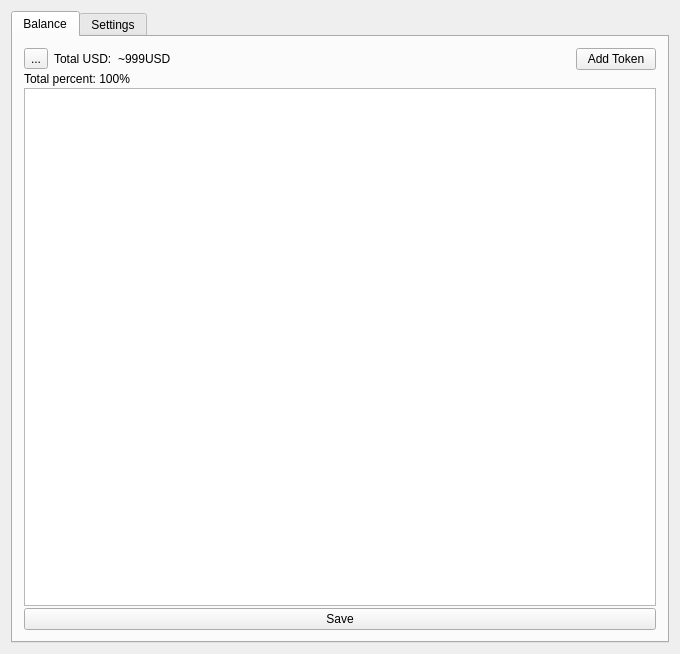
<?xml version="1.0" encoding="UTF-8"?>
<ui version="4.0">
 <class>BBTMainWindow</class>
 <widget class="QMainWindow" name="BBTMainWindow">
  <property name="geometry">
   <rect>
    <x>0</x>
    <y>0</y>
    <width>680</width>
    <height>654</height>
   </rect>
  </property>
  <property name="windowTitle">
   <string>Bybit Balance Tool</string>
  </property>
  <widget class="QWidget" name="centralwidget">
   <layout class="QVBoxLayout" name="verticalLayout">
    <item>
     <widget class="QTabWidget" name="tabs">
      <property name="tabPosition">
       <enum>QTabWidget::North</enum>
      </property>
      <property name="tabShape">
       <enum>QTabWidget::Rounded</enum>
      </property>
      <property name="currentIndex">
       <number>0</number>
      </property>
      <property name="usesScrollButtons">
       <bool>true</bool>
      </property>
      <widget class="QWidget" name="tab_balance">
       <attribute name="title">
        <string>Balance</string>
       </attribute>
       <layout class="QVBoxLayout" name="verticalLayout_2">
        <property name="spacing">
         <number>2</number>
        </property>
        <item>
         <layout class="QHBoxLayout" name="horizontalLayout">
          <item>
           <widget class="QToolButton" name="btn_refresh">
            <property name="text">
             <string>...</string>
            </property>
            <property name="icon">
             <iconset>
              <normaloff>../src/refresh.png</normaloff>../src/refresh.png</iconset>
            </property>
           </widget>
          </item>
          <item>
           <widget class="QLabel" name="label_7">
            <property name="text">
             <string>Total USD:</string>
            </property>
           </widget>
          </item>
          <item>
           <widget class="QLabel" name="lbl_total_usd">
            <property name="text">
             <string>~999USD</string>
            </property>
           </widget>
          </item>
          <item>
           <spacer name="horizontalSpacer">
            <property name="orientation">
             <enum>Qt::Horizontal</enum>
            </property>
            <property name="sizeHint" stdset="0">
             <size>
              <width>40</width>
              <height>20</height>
             </size>
            </property>
           </spacer>
          </item>
          <item>
           <widget class="QPushButton" name="btn_add_token">
            <property name="text">
             <string>Add Token</string>
            </property>
           </widget>
          </item>
         </layout>
        </item>
        <item>
         <widget class="QLabel" name="lbl_total_percent">
          <property name="maximumSize">
           <size>
            <width>16777215</width>
            <height>15</height>
           </size>
          </property>
          <property name="text">
           <string>Total percent: 100%</string>
          </property>
         </widget>
        </item>
        <item>
         <widget class="QListWidget" name="listWidget">
          <property name="selectionMode">
           <enum>QAbstractItemView::NoSelection</enum>
          </property>
         </widget>
        </item>
        <item>
         <widget class="QPushButton" name="btn_save">
          <property name="text">
           <string>Save</string>
          </property>
         </widget>
        </item>
       </layout>
      </widget>
      <widget class="QWidget" name="tab_settings">
       <attribute name="title">
        <string>Settings</string>
       </attribute>
       <layout class="QVBoxLayout" name="verticalLayout_3">
        <item>
         <layout class="QFormLayout" name="formLayout">
          <item row="0" column="0">
           <widget class="QLabel" name="label_4">
            <property name="text">
             <string>BB Api Key</string>
            </property>
           </widget>
          </item>
          <item row="0" column="1">
           <widget class="QLineEdit" name="le_bybit_api_key">
            <property name="minimumSize">
             <size>
              <width>400</width>
              <height>0</height>
             </size>
            </property>
           </widget>
          </item>
          <item row="1" column="0">
           <widget class="QLabel" name="label_5">
            <property name="text">
             <string>BB Api Secret</string>
            </property>
           </widget>
          </item>
          <item row="1" column="1">
           <widget class="QLineEdit" name="le_bybit_api_secret">
            <property name="minimumSize">
             <size>
              <width>400</width>
              <height>0</height>
             </size>
            </property>
           </widget>
          </item>
          <item row="2" column="0">
           <widget class="QLabel" name="label_6">
            <property name="text">
             <string>CMC Api Key</string>
            </property>
           </widget>
          </item>
          <item row="2" column="1">
           <widget class="QLineEdit" name="le_cmc_api_key">
            <property name="minimumSize">
             <size>
              <width>400</width>
              <height>0</height>
             </size>
            </property>
           </widget>
          </item>
         </layout>
        </item>
        <item>
         <widget class="QPushButton" name="btn_connect">
          <property name="enabled">
           <bool>true</bool>
          </property>
          <property name="sizePolicy">
           <sizepolicy hsizetype="Minimum" vsizetype="Fixed">
            <horstretch>0</horstretch>
            <verstretch>0</verstretch>
           </sizepolicy>
          </property>
          <property name="text">
           <string>Connect</string>
          </property>
         </widget>
        </item>
        <item>
         <widget class="QLabel" name="lbl_connecting_status">
          <property name="text">
           <string>Connecting status</string>
          </property>
          <property name="alignment">
           <set>Qt::AlignCenter</set>
          </property>
         </widget>
        </item>
        <item>
         <spacer name="verticalSpacer">
          <property name="orientation">
           <enum>Qt::Vertical</enum>
          </property>
          <property name="sizeHint" stdset="0">
           <size>
            <width>20</width>
            <height>10000</height>
           </size>
          </property>
         </spacer>
        </item>
       </layout>
      </widget>
     </widget>
    </item>
   </layout>
  </widget>
 </widget>
 <layoutdefault spacing="6" margin="11"/>
 <resources/>
 <connections/>
</ui>
